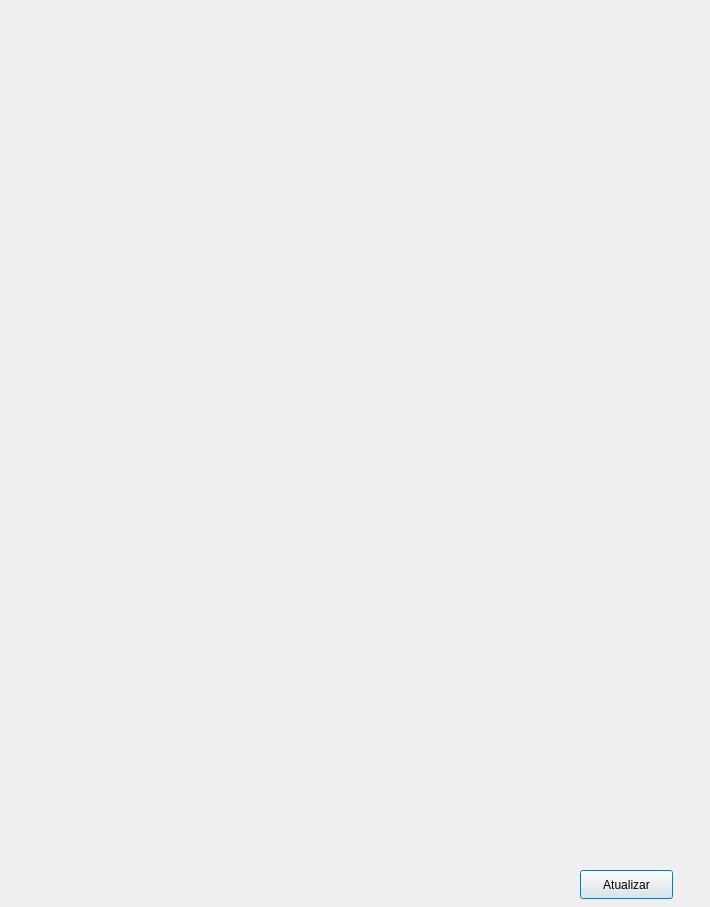
<?xml version="1.0" encoding="UTF-8"?>
<ui version="4.0">
 <class>gerarrec</class>
 <widget class="QDialog" name="gerarrec">
  <property name="geometry">
   <rect>
    <x>0</x>
    <y>0</y>
    <width>710</width>
    <height>907</height>
   </rect>
  </property>
  <property name="windowTitle">
   <string>Dialog</string>
  </property>
  <widget class="QLabel" name="label">
   <property name="geometry">
    <rect>
     <x>-40</x>
     <y>-60</y>
     <width>791</width>
     <height>1021</height>
    </rect>
   </property>
   <property name="text">
    <string/>
   </property>
   <property name="pixmap">
    <pixmap>3 - MODELO - RECEITA - EM BRANCO (1) (1)_page-0001.jpg</pixmap>
   </property>
   <property name="scaledContents">
    <bool>true</bool>
   </property>
  </widget>
  <widget class="QLabel" name="n_pac">
   <property name="geometry">
    <rect>
     <x>80</x>
     <y>170</y>
     <width>181</width>
     <height>21</height>
    </rect>
   </property>
   <property name="text">
    <string/>
   </property>
  </widget>
  <widget class="QLabel" name="rem">
   <property name="geometry">
    <rect>
     <x>130</x>
     <y>200</y>
     <width>421</width>
     <height>151</height>
    </rect>
   </property>
   <property name="text">
    <string/>
   </property>
   <property name="alignment">
    <set>Qt::AlignmentFlag::AlignLeading|Qt::AlignmentFlag::AlignLeft|Qt::AlignmentFlag::AlignTop</set>
   </property>
  </widget>
  <widget class="QLabel" name="obs">
   <property name="geometry">
    <rect>
     <x>120</x>
     <y>420</y>
     <width>441</width>
     <height>131</height>
    </rect>
   </property>
   <property name="text">
    <string/>
   </property>
   <property name="alignment">
    <set>Qt::AlignmentFlag::AlignLeading|Qt::AlignmentFlag::AlignLeft|Qt::AlignmentFlag::AlignTop</set>
   </property>
  </widget>
  <widget class="QLabel" name="n_med">
   <property name="geometry">
    <rect>
     <x>190</x>
     <y>760</y>
     <width>301</width>
     <height>21</height>
    </rect>
   </property>
   <property name="text">
    <string/>
   </property>
  </widget>
  <widget class="QLabel" name="crm">
   <property name="geometry">
    <rect>
     <x>180</x>
     <y>780</y>
     <width>151</width>
     <height>16</height>
    </rect>
   </property>
   <property name="text">
    <string/>
   </property>
  </widget>
  <widget class="QPushButton" name="pushButton">
   <property name="geometry">
    <rect>
     <x>580</x>
     <y>870</y>
     <width>93</width>
     <height>29</height>
    </rect>
   </property>
   <property name="text">
    <string>Atualizar</string>
   </property>
  </widget>
 </widget>
 <resources/>
 <connections/>
</ui>
